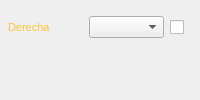
                 <widget class="QFrame" name="frParedDerecha">
                  <property name="styleSheet">
                   <string notr="true">QFrame#frParedDerecha {
    background-color: rgba(251,191,36,0.07);
    border: 1px solid rgba(251,191,36,0.28);
    border-left: 2px solid rgba(251,191,36,0.70);
    border-radius: 8px;
}</string>
                  </property>
                  <property name="frameShape">
                   <enum>QFrame::NoFrame</enum>
                  </property>
                  <layout class="QVBoxLayout" name="verticalLayout_8">
                   <property name="spacing">
                    <number>4</number>
                   </property>
                   <property name="leftMargin">
                    <number>8</number>
                   </property>
                   <property name="topMargin">
                    <number>6</number>
                   </property>
                   <property name="rightMargin">
                    <number>8</number>
                   </property>
                   <property name="bottomMargin">
                    <number>6</number>
                   </property>
                   <item>
                    <widget class="QFrame" name="pdDerecha_2">
                     <property name="frameShape">
                      <enum>QFrame::NoFrame</enum>
                     </property>
                     <layout class="QHBoxLayout" name="horizontalLayout_8" stretch="1,1,1">
                      <property name="spacing">
                       <number>6</number>
                      </property>
                      <property name="leftMargin">
                       <number>0</number>
                      </property>
                      <property name="topMargin">
                       <number>0</number>
                      </property>
                      <property name="rightMargin">
                       <number>0</number>
                      </property>
                      <property name="bottomMargin">
                       <number>0</number>
                      </property>
                      <item>
                       <widget class="QLabel" name="label_11">
                        <property name="minimumSize">
                         <size>
                          <width>66</width>
                          <height>0</height>
                         </size>
                        </property>
                        <property name="maximumSize">
                         <size>
                          <width>80</width>
                          <height>16777215</height>
                         </size>
                        </property>
                        <property name="styleSheet">
                         <string notr="true">color: rgba(251,191,36,0.90); font-size:11px;</string>
                        </property>
                        <property name="text">
                         <string>Derecha</string>
                        </property>
                        <property name="wordWrap">
                         <bool>true</bool>
                        </property>
                       </widget>
                      </item>
                      <item>
                       <widget class="QComboBox" name="cbPdDerecha">
                        <property name="maximumSize">
                         <size>
                          <width>240</width>
                          <height>16777215</height>
                         </size>
                        </property>
                        <property name="toolTip">
                         <string>Material de la pared lateral derecha</string>
                        </property>
                       </widget>
                      </item>
                      <item>
                       <widget class="QCheckBox" name="checkPdDer">
                        <property name="maximumSize">
                         <size>
                          <width>22</width>
                          <height>22</height>
                         </size>
                        </property>
                        <property name="toolTip">
                         <string>Activar para agregar objetos adheridos</string>
                        </property>
                        <property name="text">
                         <string/>
                        </property>
                        <property name="checkable">
                         <bool>true</bool>
                        </property>
                       </widget>
                      </item>
                     </layout>
                    </widget>
                   </item>
                   <item>
                    <widget class="QFrame" name="contObjDer">
                     <property name="frameShape">
                      <enum>QFrame::NoFrame</enum>
                     </property>
                     <layout class="QVBoxLayout" name="verticalLayout_16">
                      <property name="spacing">
                       <number>3</number>
                      </property>
                      <property name="leftMargin">
                       <number>0</number>
                      </property>
                      <property name="topMargin">
                       <number>0</number>
                      </property>
                      <property name="rightMargin">
                       <number>0</number>
                      </property>
                      <property name="bottomMargin">
                       <number>0</number>
                      </property>
                      <item>
                       <widget class="QFrame" name="objetoPdDer">
                        <property name="frameShape">
                         <enum>QFrame::NoFrame</enum>
                        </property>
                        <layout class="QHBoxLayout" name="horizontalLayout_17">
                         <property name="spacing">
                          <number>0</number>
                         </property>
                         <property name="leftMargin">
                          <number>0</number>
                         </property>
                         <property name="topMargin">
                          <number>0</number>
                         </property>
                         <property name="rightMargin">
                          <number>0</number>
                         </property>
                         <property name="bottomMargin">
                          <number>0</number>
                         </property>
                        </layout>
                       </widget>
                      </item>
                     </layout>
                    </widget>
                   </item>
                  </layout>
                 </widget>
